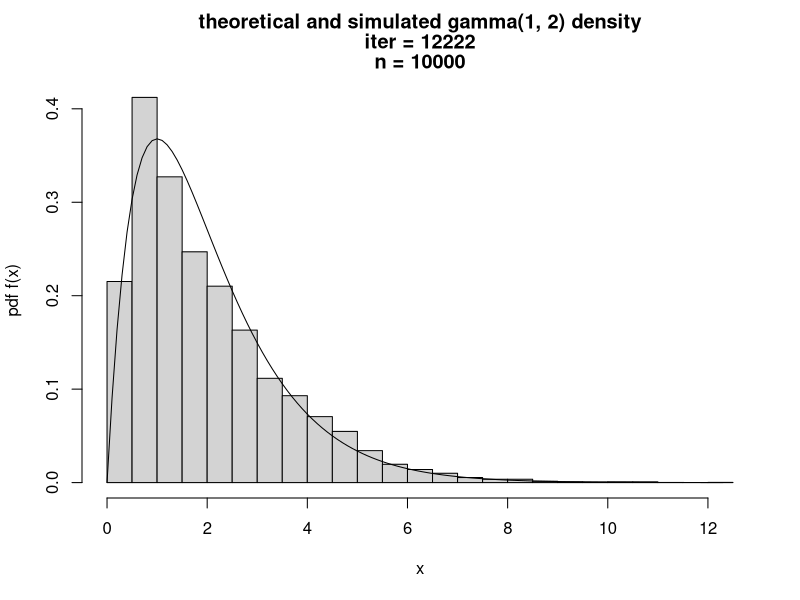

Source code (R):
gamma.sim_hx <- function(lambda, m) {
  iter <- 0
  f <- function(x){
    return(lambda^m * x^(m-1) * exp(-lambda * x) / gamma(m))
  }
  
  h <- function(x){
    mu <- lambda / m
    return(mu * exp(-mu * x))
  }
  
  while (TRUE) {    
    X <- -log(runif(1))*m/lambda             
    Y <- runif(1, 0, h(X))
    iter <- iter + 1 
    if (Y < f(X)) return(c(X, iter))   # this does the rejection step
  }
}

set.seed(1999)

n <- 10000        # number of replicates
g.hx <- mat.or.vec(n, 2)      # create somewhere to keep the answers

for (i in 1:n) g.hx[i,] <- gamma.sim_hx(1, 2)    # generate your 10000 gamma r.v.s

hist(g.hx[,1], breaks=20, freq=F, xlab="x", ylab="pdf f(x)", main=c("theoretical and simulated gamma(1, 2) density", paste("iter =", sum(g.hx[,2])), paste("n =", n)))
x <- seq(0, max(g.hx), .1)
lines(x, dgamma(x, 2, 1))
